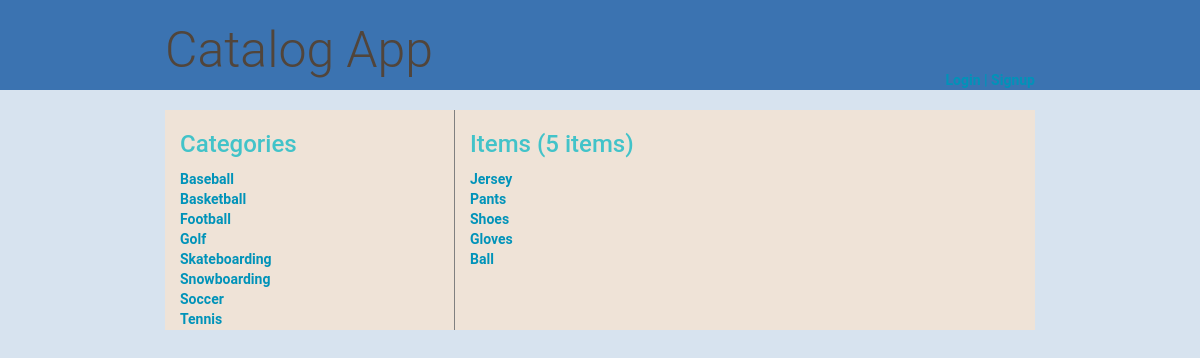
The app's page /catalog/Baseball/ with its own data.
### db_setup2.py (models this page shows, shortened)
class Category(Base):
    __tablename__ = 'category'
    name = Column(String(80), primary_key=True, nullable=False)

class Item(Base):
    __tablename__ = 'item'
    name = Column(String(80), nullable=False)
    id = Column(Integer, primary_key=True)
    description = Column(String(1000))
    created = Column(DateTime, default=datetime.datetime.utcnow)
    category_name = Column(String, ForeignKey('category.name'))
    category = relationship(Category)

### catalog2.py (the view, shortened to what this page needs)
@app.route('/catalog/<category_name>/')
def showCategory(category_name):
    categories = session.query(Category).order_by(asc(Category.name))
    category = session.query(Category).filter_by(name=category_name)
    items = session.query(Item).filter_by(category_name=category_name).all()
    numitems = len(items)
    if 'username' not in login_session:
        return render_template(
                    'publicCategory.html', categories=categories,
                    items=items, category=category,
                    category_name=category_name, numitems=numitems)

### templates/publicCategory.html
{% extends "main.html" %}
{% block content %}
    <div class="category-list col-sm-4">
        <h2> Categories </h2>
        <ul>
            {% for category in categories %}
            <li class="list-item-link">
                <a href="{{url_for('showCategory', category_name = category.name)}}">
                    {{category.name}}
                </a>
            </li>
            {% endfor %}
        </ul>
    </div>
    <div class="items-list col-sm-8">
        <h2> {{category.name}} Items ({{numitems}} items)</h2>
        <ul>
            {% for item in items %}
            <li class="list-item-link">
                <a href="{{url_for('showItem', category_name = item.category_name, item_name = item.name)}}">
                    {{item.name}}
                </a>
            </li>
            {% endfor %}
        </ul>
{% endblock %}

### static/mystyles.css (style rules this page uses)
* { font-family: "Helvetica Neue Bold", Roboto, Helvetica, Arial, sans-serif; font-weight: 700; }
body { background-color: #d7e3ef; }
h2 { font-size: 24px; color: #42C3C9; line-height: 29px; }
ul { list-style-type: none; margin: 0; padding: 0; }
a { font-size: 14px; color: #0093B9; line-height: 17px; }
.category-list { min-width: 137px; min-height: 220px; background-color: #EFE3D7; border-right: 1px solid grey; }
.items-list { min-height: 220px; background-color: #EFE3D7; }

### records on screen
Category: name "Baseball"
Category: name "Basketball"
Category: name "Football"
Category: name "Golf"
Category: name "Skateboarding"
Category: name "Snowboarding"
Category: name "Soccer"
Category: name "Tennis"
Item: name "Jersey"
Item: name "Pants"
Item: name "Shoes"
Item: name "Gloves"
Item: name "Ball"

### other values on screen
{{ numitems }} "5"
